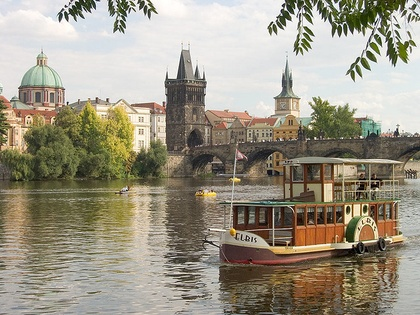
%> input picture PS1/inputSeamCarvingPrague.jpg, 420 x 315 px, shrunk from 640 x 480 before the run
$ octave prob4_first_horizontal_seam.m   (GNU Octave 9; MATLAB toolbox functions it lacks are replaced by stand-ins)
%> lines starting %> are read from the running program, lines starting %| are printed output that depends on the picture; in (x1, y1, x2, y2) boxes, pixels count from 0 and x2, y2 are one past the last pixel; in counts of white or black regions, pixels touching at a corner belong together; the program's own positions count from 1
### PS1/energy_img.m
function energyImg = energy_img(im)
my = fspecial('sobel');
mx = -my';
%mx = [-1,1]; %alternate methods
%my = [-1;1];
y = imfilter(double(rgb2gray(im)),my);
x = imfilter(double(rgb2gray(im)),mx);
energyImg = sqrt(x.^2 + y.^2);
%imagesc(energyImg)
end

### PS1/cumulative_min_energy_map.m
function cumulativeEnergyMap = cumulative_min_energy_map(energyImg,seamDirection)
    map = energyImg;
    [row,col] = size(map);

    if strcmp(seamDirection, 'HORIZONTAL')
        for c = 2:col
            for r = 1:row
                if (r == 1)
                    map(r,c) = energyImg(r,c) + min([map(r,c-1),map(r+1,c-1)]);
                    continue
                end
                if (r==row)
                    map(r,c) = energyImg(r,c) + min([map(r,c-1),map(r-1,c-1)]);
                    continue
                end
                map(r,c) = energyImg(r,c)+ min([map(r+1,c-1),map(r,c-1),map(r-1,c-1)]);
            end
        end
    end

    if strcmp(seamDirection, 'VERTICAL')
        for r = 2:row
            for c = 1:col
                if (c == 1)
                    map(r,c) = energyImg(r,c) + min([map(r-1,c),map(r-1,c+1)]);
                    continue
                end
                if (c ==col)
                    map(r,c) = energyImg(r,c) + min([map(r-1,c),map(r-1,c-1)]);
                    continue
                end
                map(r,c) = energyImg(r,c)+ min([map(r-1,c),map(r-1,c+1),map(r-1,c-1)]);
            end
        end
    end
    %imagesc(map);
    cumulativeEnergyMap = map;
end

### PS1/find_horizontal_seam.m
function horizontalSeam = find_horizontal_seam(cumulativeEnergyMap)
    [~,col] = size(cumulativeEnergyMap);
    horz = zeros(col,1);
    [~,horz(col)]=min(cumulativeEnergyMap(:,col));

    for i=col-1:-1:1
        prev = horz(i+1);
        if prev == 1
            [~,horz(i)] = min([cumulativeEnergyMap(prev,i),cumulativeEnergyMap(prev+1,i)]);
            continue
        end
        if prev == col
            [~,temp] = min([cumulativeEnergyMap(prev-1,i),cumulativeEnergyMap(prev,i)]);
            horz(i)=prev+temp-2; %adjustments because the index returned is relative to the above array ie only 1 or 2
            continue
        end
        [~,temp]= min([cumulativeEnergyMap(prev-1,i),cumulativeEnergyMap(prev,i),cumulativeEnergyMap(prev+1,i)]);
        horz(i) = prev+temp-2;
    end
    horizontalSeam=horz;
end

### PS1/view_seam.m
function seam = view_seam(im,seam,seamDirection)
    [row,col,~] = size(im);
    if strcmp(seamDirection,'HORIZONTAL')
        for i = 1:col
            im(seam(i),i,:) = [255,0,0];
        end
    end
    if strcmp(seamDirection,'VERTICAL')
        for i = 1:row
            im(i,seam(i),:) = [255,0,0];
        end
    end
    imagesc(im)
end

### PS1/prob4_first_horizontal_seam.m
prague = imread('inputSeamCarvingPrague.jpg');
%> prague is the input picture: size 315x420x3 uint8; mean R, G, B 156.5, 149.6, 132.7
ep= energy_img(prague);
%> in energy_img, `y = imfilter(double(rgb2gray(im)),my);`:
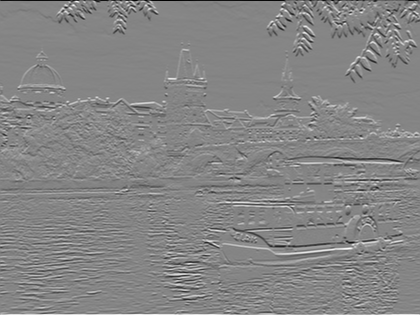
%> y: size 315x420 double; min -1020, max 934, mean 0.5; drawn with min black and max white
%> in energy_img, `x = imfilter(double(rgb2gray(im)),mx);`:
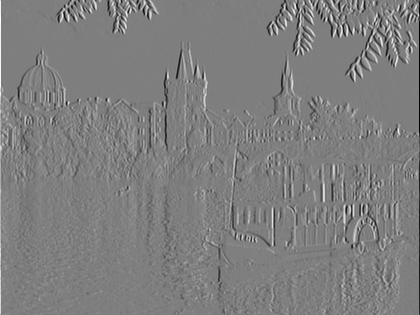
%> x: size 315x420 double; min -964, max 974, mean 0.4; drawn with min black and max white
%> in energy_img, `energyImg = sqrt(x.^2 + y.^2);`:
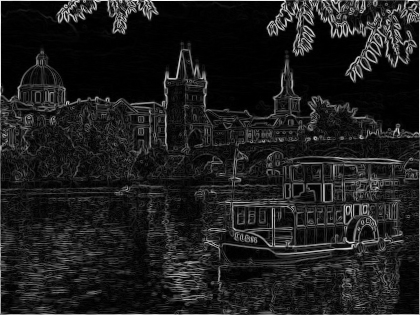
%> energyImg: size 315x420 double; min 0, max 1027.4, mean 120.6; drawn with min black and max white
ceph= cumulative_min_energy_map(ep, 'HORIZONTAL');
%> after the loop in cumulative_min_energy_map, `for c = 2:col`:
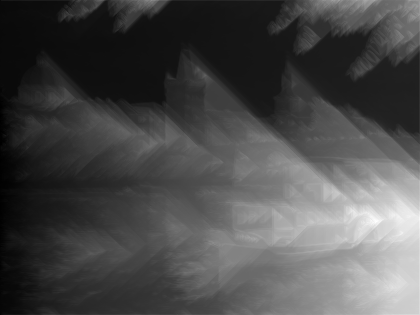
%> map: size 315x420 double; min 218.5, max 17851.3, mean 5420.5; drawn with min black and max white
horz=find_horizontal_seam(ceph);
%> the loop in find_horizontal_seam, `for i=col-1:-1:1` made 419 passes
%> prev on passes 1 to 3: 80, 79, 80
%> after the loop in find_horizontal_seam, `for i=col-1:-1:1`: horz = 420 values, max 89 at index 405, min 33 at index 172, mean 56.13
%> in find_horizontal_seam, `horizontalSeam=horz;`: horizontalSeam has the same summary as horz
view_seam(prague,horz,'HORIZONTAL');
%> after the loop in view_seam, `for i = 1:col`:
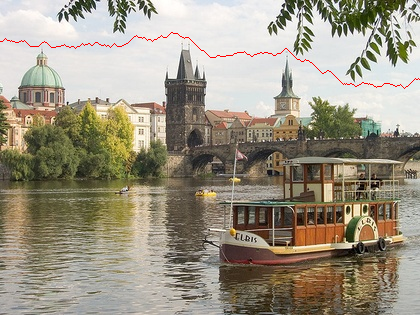
%> im: size 315x420x3 uint8; 0.32% of pixels changed, all inside (x1, y1, x2, y2) = (0, 32, 420, 89)

$ run again, with PS1/alternateFirstHorz.jpg copied over PS1/inputSeamCarvingPrague.jpg
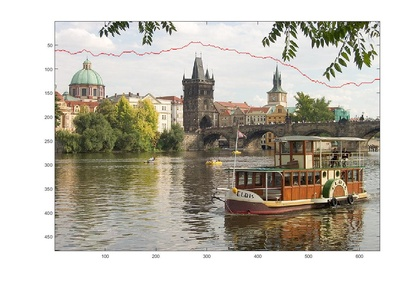
%> input picture PS1/alternateFirstHorz.jpg, 420 x 282 px, shrunk from 1169 x 785 before the run
%> prague is the input picture: size 282x420x3 uint8; mean R, G, B 191.9, 187.3, 176.6
%> after the loop in cumulative_min_energy_map, `for c = 2:col`:
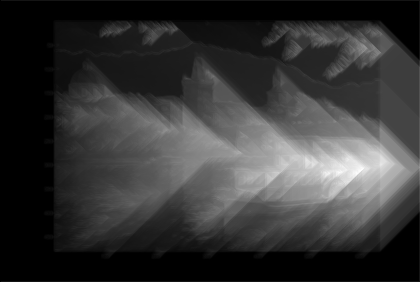
%> map: size 282x420 double; min 1020, max 13728.1, mean 3717.3; drawn with min black and max white
%> after the loop in find_horizontal_seam, `for i=col-1:-1:1`: horz = 420 values from 2 to 2
%> after the loop in view_seam, `for i = 1:col`:
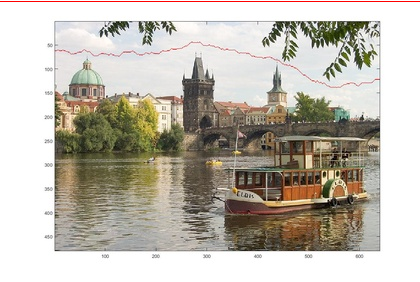
%> im: size 282x420x3 uint8; 0.35% of pixels changed, all inside (x1, y1, x2, y2) = (0, 1, 420, 2)
